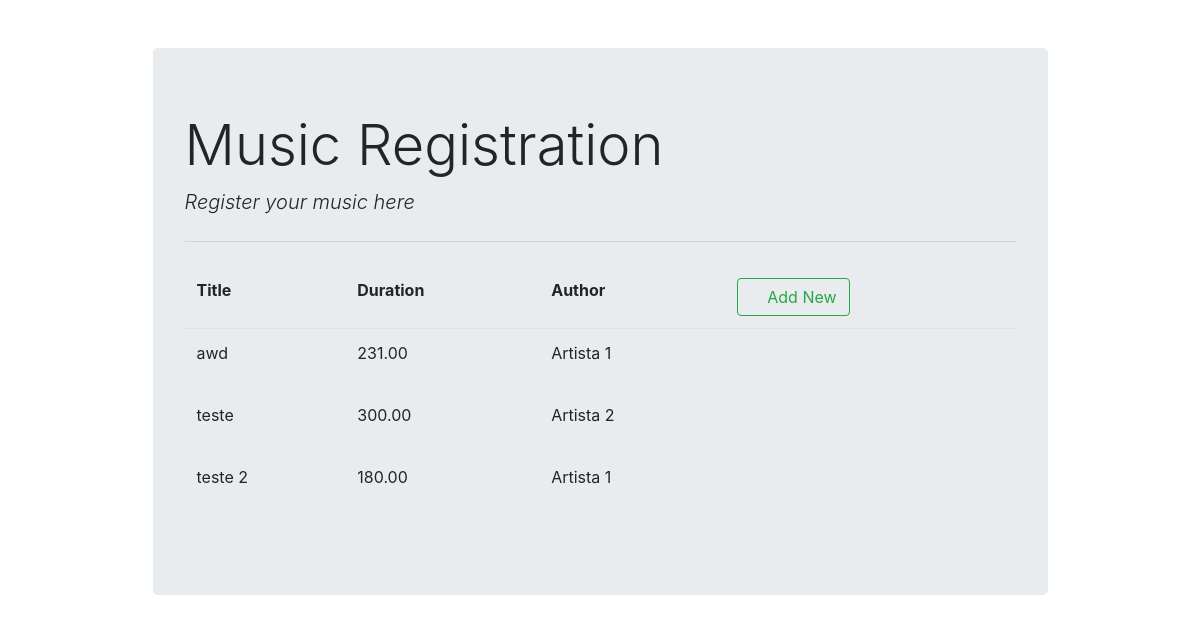
The page /list/ on the database as committed earlier.
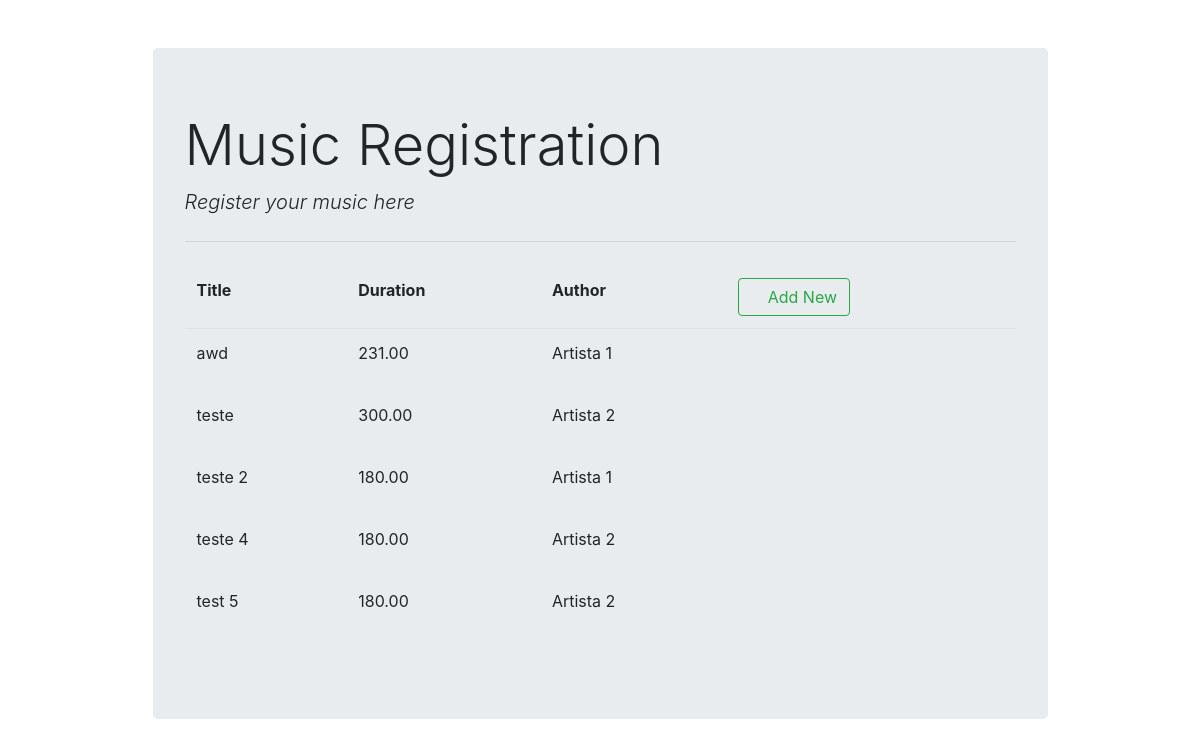
The same page on the database as committed later.
### artists/models.py (models this page shows, shortened)
class Music(models.Model):
    title = models.CharField(max_length=50, null=False)
    duration = models.DecimalField(decimal_places=2, max_digits= 100000)
    spotify_published = models.BooleanField(null=False)
    youtube_published = models.BooleanField(null=False)
    foreign_key = models.ForeignKey(Artist, null=False, on_delete=models.CASCADE, default=None)

class Artist(models.Model):
    name = models.CharField(max_length=30, null=False)
    date_created = models.DateTimeField(auto_now_add=True, null=False)
    def __str__(self):
        return self.name

### artists/views.py (the view)
# urls.py: path('list/',views.music_list,name='music_list') # get req. to retrieve and display all records
def music_list(request):
    context = {'music_list': Music.objects.all()}
    return render(request, "music_register/music_list.html", context)

### artists/templates/music_register/music_list.html (shortened to what this page needs)
{% extends "music_register/base.html" %}
{% block content %}
<table class="table table-borderless">
    <thead class="border-bottom font-weight-bold">
        <tr>
            <td>Title</td>
            <td>Duration</td>
            <td>Author</td>
            <td>
                <a href="{% url 'music_insert' %}" class="btn btn-outline-success">
                    <i class="fas fa-plus"></i> Add New
                </a>
            </td>
        </tr>
    </thead>
    <tbody>
        {% for Music in music_list %}
            <tr>
                <td>{{Music.title}}</td>
                <td>{{Music.duration}}</td>
                <td>{{Music.foreign_key}}</td>
                <td>
                    <a href="{% url 'music_update' Music.id %}" class="btn text-secondary px-0">
                        <i class="far fa-edit fa-lg"></i>
                    </a>
                    <form action="{% url 'music_delete' Music.id%}" method="post" class="d-inline">
                        <button type="submit" class="btn">
                            <i class="far fa-trash-alt fa-lg text-danger float-right"></i>
                        </button>
                    </form>
                </td>
            </tr>
        {% endfor %}
    </tbody>
</table>
{% endblock content %}

### artists/templates/music_register/base.html (shortened to what this page needs)
<!DOCTYPE html>
<html lang="en">
<head>
    {% load static %}
    <link rel="stylesheet" href="{% static 'css/bootstrap.min.css' %}">
    <link rel="stylesheet" href="{% static 'css/fontsawesome.all.css' %}">
</head>
<body>
    <div class="container">
        <div class="col-md-10 offset-md-1 mt-5">
            <div class="jumbotron">
                <h1 class="display-4"> Music Registration </h1>
                <p class="lead font-italic">Register your music here</p>
                <hr class="my-4">
                {% block content %}
                {% endblock content %}
            </div>
        </div>
    </div>
</body>
</html>

Rows that differ between the two databases and show on the page:
added Music: title "teste 4", duration "180.00", foreign_key "Artista 2"
added Music: title "test 5", duration "180.00", foreign_key "Artista 2"
